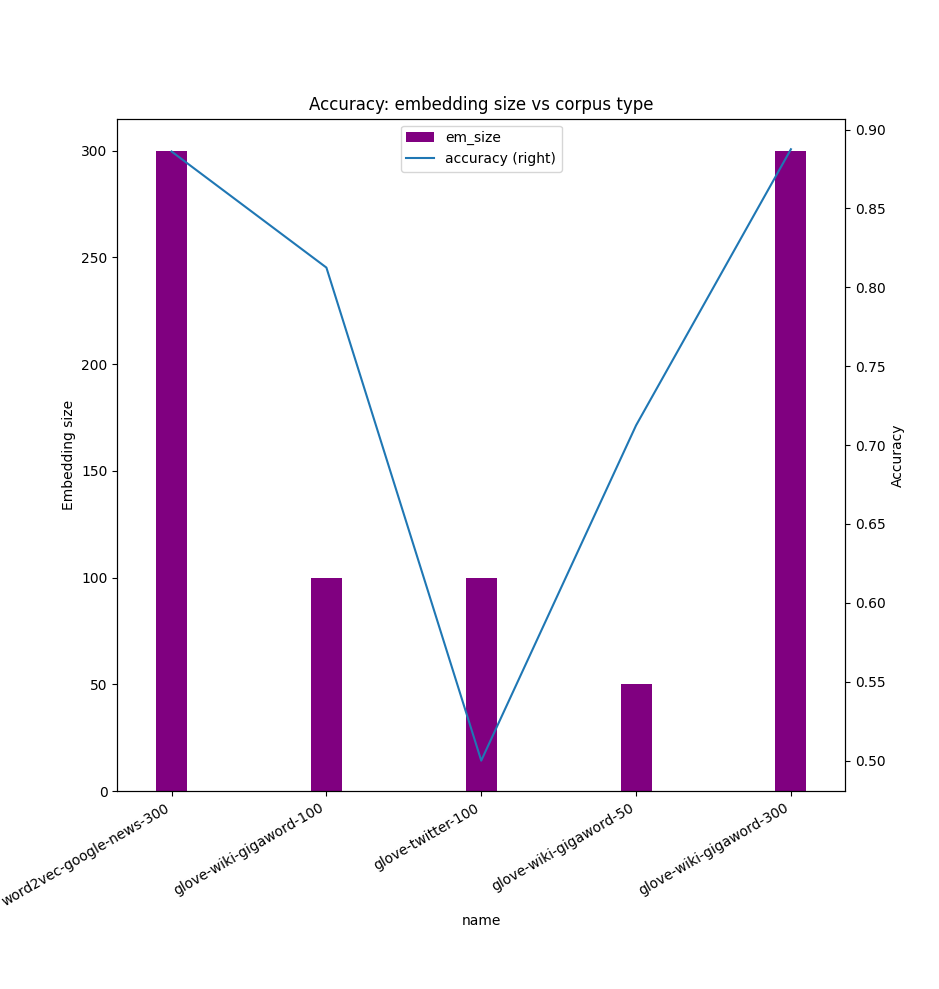

The script that saved this image:
import matplotlib.pyplot as plt
import pandas as pd

FILE = 'analysis.csv'

results = pd.read_csv(FILE, names=['name', 'size', 'correct_labels', 'definite_answers', 'accuracy'], index_col=False)
print(results)
size = [int(r.split('-')[-1]) for r in results['name']]
results['em_size'] = size
print(size)
ax = results.plot(x='name', y='em_size', kind='bar', width=0.2, color='purple', bottom=0)
ax.set_title('Accuracy: embedding size vs corpus type')
ax.set_ylabel('Embedding size')
ax = results.plot(x='name', y='accuracy', ax=ax, secondary_y=True)
ax.set_ylabel('Accuracy')
ax.figure.autofmt_xdate()
plt.show()
ax.figure.savefig('plot')